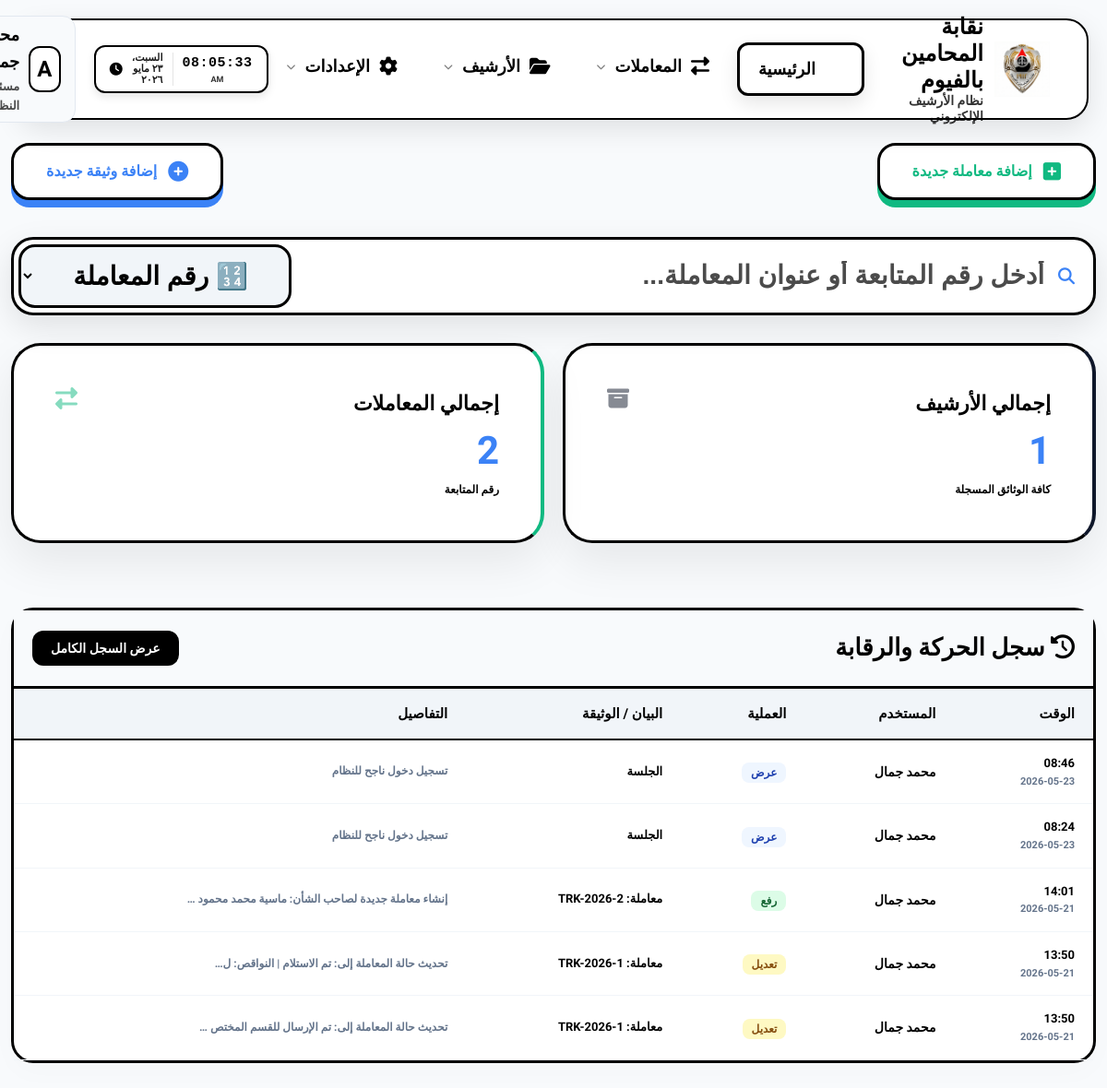
Page /dashboard/ (signed in) on the earlier database version.
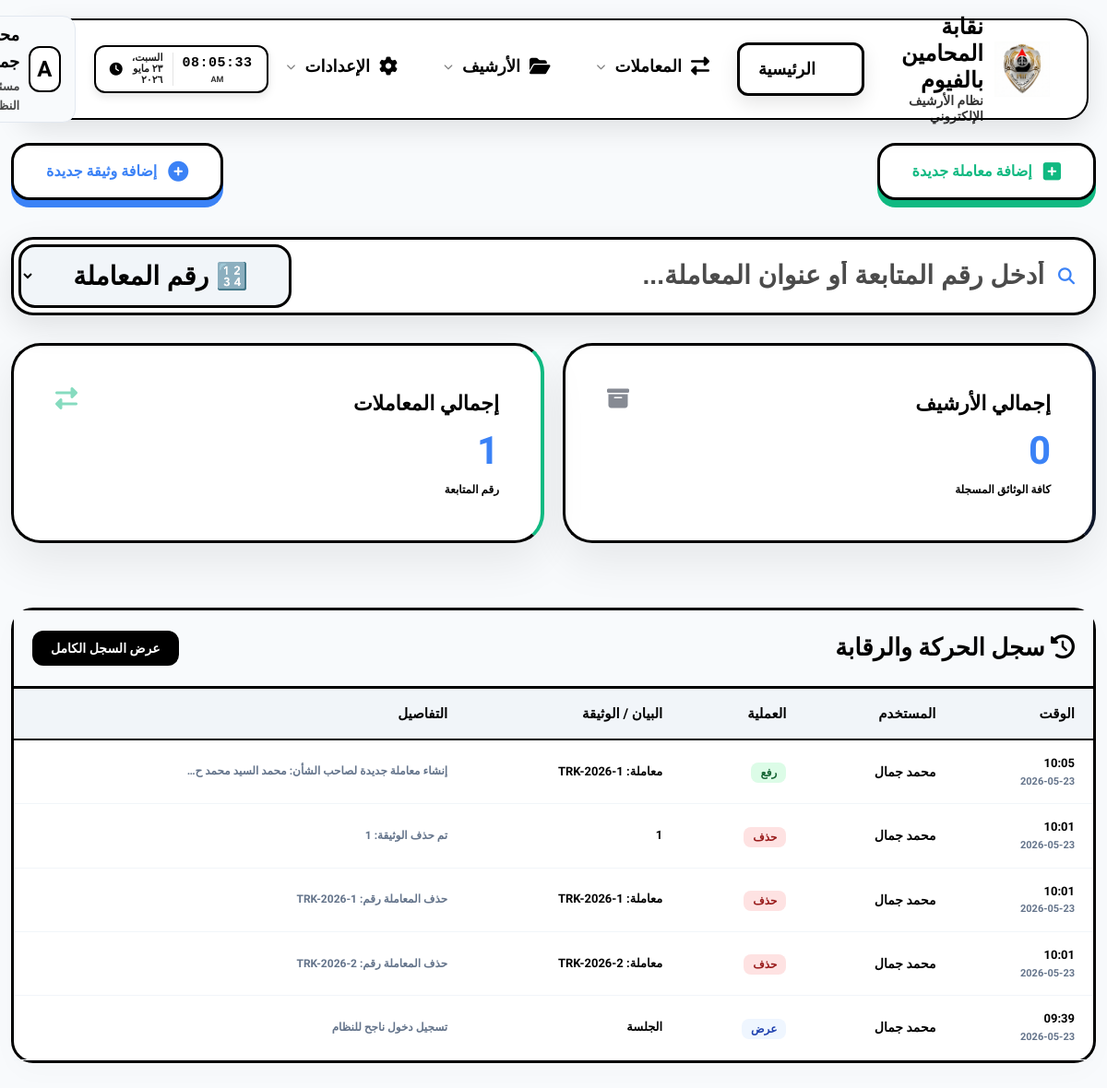
Same page on the later database version.
### eams/models.py (models this page shows, shortened)
class AuditLog(models.Model):
    ACTION_CHOICES = (
        ('upload', 'رفع'),
        ('edit', 'تعديل'),
        ('delete', 'حذف'),
        ('view', 'عرض'),
    )
    user = models.ForeignKey(User, on_delete=models.SET_NULL, null=True, verbose_name="المستخدم")
    action = models.CharField(max_length=20, choices=ACTION_CHOICES, verbose_name="العملية")
    document_title = models.CharField(max_length=255, verbose_name="عنوان الوثيقة")
    timestamp = models.DateTimeField(auto_now_add=True, verbose_name="الوقت")
    details = models.TextField(blank=True, null=True, verbose_name="التفاصيل")
    @property
    def user_full_name(self):
        if self.user:
            if hasattr(self.user, 'profile') and self.user.profile.full_name:
                return self.user.profile.full_name
            return self.user.username
        return "النظام"
    @property
    def display_document_title(self):
        import re
        if self.document_title:
            return re.sub(r'TRK-(\d{4})-0*(\d+)', r'TRK-\1-\2', self.document_title)
        return self.document_title
    @property
    def display_details(self):
        import re
        if self.details:
            return re.sub(r'TRK-(\d{4})-0*(\d+)', r'TRK-\1-\2', self.details)
        return self.details

class Profile(models.Model):
    ROLE_CHOICES = (
        ('admin', 'مدير نظام'),
        ('employee', 'موظف'),
        ('viewer', 'مشاهد'),
    )
    user = models.OneToOneField(User, on_delete=models.CASCADE, related_name='profile')
    full_name = models.CharField(max_length=255, blank=True, null=True, verbose_name="الاسم بالكامل")
    job_title = models.CharField(max_length=255, blank=True, null=True, verbose_name="الوظيفة")
    department = models.CharField(max_length=255, blank=True, null=True, verbose_name="القسم")
    raw_password = models.CharField(max_length=255, blank=True, null=True, verbose_name="كلمة المرور الحالية (للمدير)")
    access_incoming = models.BooleanField(default=True, verbose_name="الأرشيف الوارد")
    access_outgoing = models.BooleanField(default=True, verbose_name="الأرشيف الصادر")
    access_internal = models.BooleanField(default=True, verbose_name="البريد الداخلي")
    access_reports = models.BooleanField(default=False, verbose_name="التقارير الإحصائية")
    access_categories = models.BooleanField(default=False, verbose_name="إدارة الأقسام")
    access_audit = models.BooleanField(default=False, verbose_name="سجل التحركات")
    access_users = models.BooleanField(default=False, verbose_name="إدارة المستخدمين")

### eams/views.py (the view)
# urls.py: path('', RedirectView.as_view(url='dashboard/', permanent=True)),
@login_required
def dashboard(request):
    total_docs = Document.objects.count()
    incoming_count = Document.objects.filter(doc_type='incoming').count()
    outgoing_count = Document.objects.filter(doc_type='outgoing').count()
    internal_count = Document.objects.filter(doc_type='internal').count()
    recent_docs = Document.objects.order_by('-uploaded_at')[:5]
    categories = Category.objects.annotate(doc_count=Count('documents')).order_by('-doc_count')[:5]
    activities = AuditLog.objects.order_by('-timestamp')[:5]
    context = {
        'total_docs': total_docs,
        'total_transactions': Transaction.objects.count(),
        'recent_docs': recent_docs,
        'categories': categories,
        'activities': activities,
    }
    return render(request, 'eams/dashboard.html', context)

### templates/eams/dashboard.html (shortened to what this page needs)
{% extends 'base.html' %}
{% block content %}
<div class="fade-in">
    <div class="dashboard-header" style="display: flex; justify-content: space-between; align-items: center; margin-bottom: 40px; flex-wrap: wrap; gap: 20px;">
        <a href="{% url 'transaction_create' %}" class="quick-action-btn btn-transaction-pro">
            <i class="fas fa-plus-square"></i> إضافة معاملة جديدة
        </a>
        <a href="{% url 'document_create' %}" class="quick-action-btn btn-document-pro">
            <i class="fas fa-plus-circle"></i> إضافة وثيقة جديدة
        </a>
    </div>
    <div style="margin-bottom: 30px; position: relative;" id="live-search-wrapper">
        <div class="search-box-container" style="display: flex; align-items: center; gap: 0; background: #fff; border: 3px solid #000000; border-radius: 24px; padding: 5px; box-shadow: 0 12px 35px rgba(0,0,0,0.1); transition: all 0.3s;" id="search-box-container">
            <div style="flex: 1; display: flex; align-items: center; gap: 15px; padding: 0 15px;">
                <i class="fas fa-search" style="color: var(--accent-color); font-size: 18px;"></i>
                <input type="text" id="live-search-input"
                    placeholder="أدخل رقم المتابعة أو عنوان المعاملة..."
                    style="border: none; outline: none; flex-grow: 1; font-size: 28px; background: transparent; color: #000000 !important; font-weight: 900;"
                    autocomplete="off">
            </div>
            <select id="search-type-select" style="background: #f1f5f9 !important; border: 3px solid #000 !important; border-radius: 18px; padding: 15px 40px; font-weight: 900; font-size: 28px; color: #000 !important; cursor: pointer; outline: none; margin-right: 10px; height: auto;">
                <option value="transaction" style="background: #fff; color: #000;" selected>🔢 رقم المعاملة</option>
            </select>
        </div>
    </div>
    {% if request.user.profile.access_users %}
    <div class="stats-grid"
         hx-get="{% url 'dashboard_stats_partial' %}"
         hx-trigger="every 10s"
         hx-swap="innerHTML"
         style="display: grid; grid-template-columns: repeat(auto-fit, minmax(200px, 1fr)); gap: 20px; margin-bottom: 30px;">
        {% include 'eams/partials/stats.html' %}
    </div>
    <div class="data-container table-responsive" style="margin-top: 30px; border: 3px solid #000; padding: 0;">
        <div style="background: #f8fafc; padding: 20px; border-bottom: 3px solid #000; display: flex; justify-content: space-between; align-items: center;">
            <h2 style="font-weight: 900; margin: 0; font-size: 24px;"><i class="fas fa-history"></i> سجل الحركة والرقابة</h2>
            <a href="{% url 'audit_log' %}" style="text-decoration: none; background: #000; color: #fff; padding: 8px 20px; border-radius: 12px; font-weight: 800; font-size: 14px;">عرض السجل الكامل</a>
        </div>
        <table style="width: 100%; border-collapse: collapse; min-width: 800px;">
            <thead style="background: #f1f5f9; border-bottom: 2px solid #000;">
                <tr>
                    <th style="padding: 15px 20px; text-align: right; font-weight: 900;">الوقت</th>
                    <th style="padding: 15px 20px; text-align: right; font-weight: 900;">المستخدم</th>
                    <th style="padding: 15px 20px; text-align: right; font-weight: 900;">العملية</th>
                    <th style="padding: 15px 20px; text-align: right; font-weight: 900;">البيان / الوثيقة</th>
                    <th style="padding: 15px 20px; text-align: right; font-weight: 900;">التفاصيل</th>
                </tr>
            </thead>
            <tbody hx-get="{% url 'dashboard_activities_partial' %}" hx-trigger="every 10s" hx-swap="innerHTML">
                {% include 'eams/partials/activities.html' %}
            </tbody>
        </table>
    </div>
    {% endif %}
</div>
{% endblock %}

### templates/eams/partials/activities.html
{% for log in activities %}
<tr style="border-bottom: 1px solid #f1f5f9;">
    <td style="padding: 15px 20px;">
        <div style="font-weight: 900; color: #000; font-size: 13px;">{{ log.timestamp|date:"H:i" }}</div>
        <div style="font-size: 11px; color: #64748b; font-weight: 700;">{{ log.timestamp|date:"Y-m-d" }}</div>
    </td>
    <td style="padding: 15px 20px; font-weight: 800; font-size: 14px; color: #000;">{{ log.user_full_name }}</td>
    <td style="padding: 15px 20px;">
        {% if log.action == 'upload' %}
        <span style="background: #dcfce7; color: #166534; padding: 4px 10px; border-radius: 8px; font-size: 12px; font-weight: 900;">{{ log.get_action_display }}</span>
        {% elif log.action == 'delete' %}
        <span style="background: #fee2e2; color: #991b1b; padding: 4px 10px; border-radius: 8px; font-size: 12px; font-weight: 900;">{{ log.get_action_display }}</span>
        {% elif log.action == 'edit' %}
        <span style="background: #fef9c3; color: #854d0e; padding: 4px 10px; border-radius: 8px; font-size: 12px; font-weight: 900;">{{ log.get_action_display }}</span>
        {% else %}
        <span style="background: #eff6ff; color: #1e40af; padding: 4px 10px; border-radius: 8px; font-size: 12px; font-weight: 900;">{{ log.get_action_display }}</span>
        {% endif %}
    </td>
    <td style="padding: 15px 20px; font-weight: 700; font-size: 13px;">{{ log.display_document_title|default:"---" }}</td>
    <td style="padding: 15px 20px; font-size: 12px; color: #64748b; font-weight: 700;">{{ log.display_details|truncatechars:50 }}</td>
</tr>
{% empty %}
<tr>
    <td colspan="5" style="text-align: center; padding: 30px; color: #64748b; font-weight: 800;">لا يوجد نشاط مسجل</td>
</tr>
{% endfor %}

Differences in the rows shown:
no longer on this page (row unchanged): AuditLog: timestamp "08:46", timestamp "2026-05-23", user_full_name "محمد جمال", action "عرض", display_document_title "الجلسة", display_details "تسجيل دخول ناجح للنظام"
no longer on this page (row unchanged): AuditLog: timestamp "08:24", timestamp "2026-05-23", user_full_name "محمد جمال", action "عرض", display_document_title "الجلسة", display_details "تسجيل دخول ناجح للنظام"
no longer on this page (row unchanged): AuditLog: timestamp "14:01", timestamp "2026-05-21", user_full_name "محمد جمال", action "رفع", display_document_title "معاملة: TRK-2026-2", display_details "إنشاء معاملة جديدة لصاحب الشأن: ماسية محمد محمود …"
no longer on this page (row unchanged): AuditLog: timestamp "13:50", timestamp "2026-05-21", user_full_name "محمد جمال", action "تعديل", display_document_title "معاملة: TRK-2026-1", display_details "تحديث حالة المعاملة إلى: تم الاستلام | النواقص: ل…"
no longer on this page (row unchanged): AuditLog: timestamp "13:50", timestamp "2026-05-21", user_full_name "محمد جمال", action "تعديل", display_document_title "معاملة: TRK-2026-1", display_details "تحديث حالة المعاملة إلى: تم الإرسال للقسم المختص …"
added AuditLog: timestamp "10:05", timestamp "2026-05-23", user_full_name "محمد جمال", action "رفع", display_document_title "معاملة: TRK-2026-1", display_details "إنشاء معاملة جديدة لصاحب الشأن: محمد السيد محمد ح…"
added AuditLog: timestamp "10:01", timestamp "2026-05-23", user_full_name "محمد جمال", action "حذف", display_document_title "1", display_details "تم حذف الوثيقة: 1"
added AuditLog: timestamp "10:01", timestamp "2026-05-23", user_full_name "محمد جمال", action "حذف", display_document_title "معاملة: TRK-2026-1", display_details "حذف المعاملة رقم: TRK-2026-1"
added AuditLog: timestamp "10:01", timestamp "2026-05-23", user_full_name "محمد جمال", action "حذف", display_document_title "معاملة: TRK-2026-2", display_details "حذف المعاملة رقم: TRK-2026-2"
added AuditLog: timestamp "09:39", timestamp "2026-05-23", user_full_name "محمد جمال", action "عرض", display_document_title "الجلسة", display_details "تسجيل دخول ناجح للنظام"
Other differences:
{{ total_docs }}: "1" → "0"
{{ total_transactions }}: "2" → "1"
